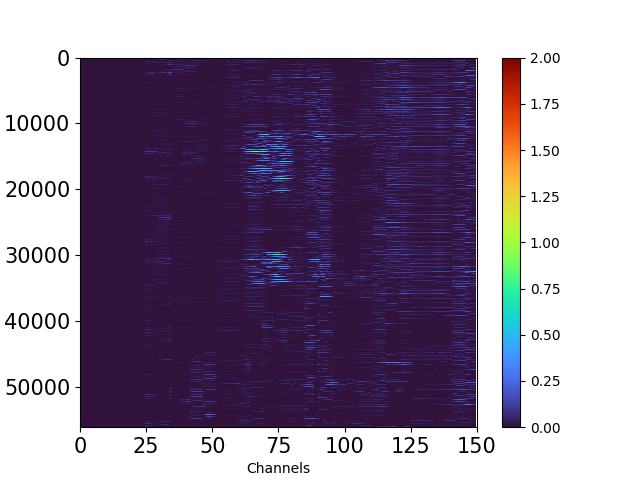
#> input picture test2/DAS/Data_denoise_waterfall0.png, 640 x 480 px
$ python -i DAS_clean_2.py   (imports and definitions only)
#> lines starting #> are read from the running program, lines starting #| are printed output that depends on the picture
import scipy.io as sio
import numpy as np
import pywt
import matplotlib.pyplot as plt

def draw(data,name,n, num):
    plt.figure(1)
    h = plt.imshow(data.T, aspect='auto', cmap='turbo', origin='lower')
    plt.colorbar(h)
    clim = [0, num]
    h.set_clim(clim)
    plt.xlabel('Channels')
    plt.ylabel('Times(s)')
    plt.ylim(0, data.shape[1])
    plt.xlim(0, data.shape[0])
    plt.gca().invert_yaxis()
    plt.gca().set_aspect('auto')
    plt.gca().tick_params(axis='both', which='major', labelsize=15)
    plt.savefig(name+str(n)+".png")
    plt.close()

def DAS_orgin(filename):
    data = sio.loadmat(filename)
    print(data.keys())
    data_or = data['data_original']
    draw(data_or, "Original_data_waterfall", 0, 10)
    return data_or

def denoise(data):
    for i in range(25):
        for j in range(data.shape[1]):
            data[i][j] = 0
    # 进行小波变换
    coeffs = pywt.wavedec(data, 'db4', level=15)
    # 设置软阈值
    threshold = np.median(np.abs(coeffs[-1])) / 0.6745
    coeffs = [pywt.threshold(coeff, threshold, mode='soft') for coeff in coeffs]
    coeffs = [pywt.threshold(coeff, threshold, mode='less') for coeff in coeffs]
    data = pywt.waverec(coeffs, 'db4')
    # 进行小波变换
    coeffs = pywt.wavedec(data, 'db2', level=15)
    # 设置软阈值
    threshold = np.sqrt(2 * np.log(len(coeffs)))
    coeffs = [pywt.threshold(coeff, threshold, mode='less') for coeff in coeffs]
    data = pywt.waverec(coeffs, 'db2')
    return data

# [6 lines not run here, left out]

>>> import cv2
>>> picture = cv2.imread('Data_denoise_waterfall0.png', cv2.IMREAD_GRAYSCALE)
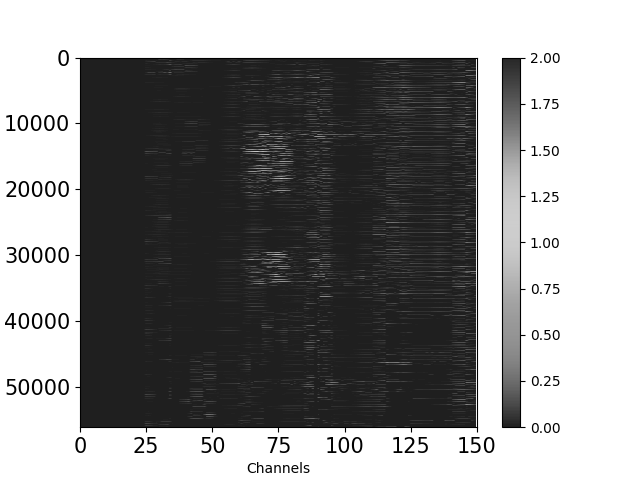
#> picture: shape (480, 640); min 0, max 255, mean 143.5
>>> result = denoise(picture)
#> after the loop in denoise, `for i in range(25):`:
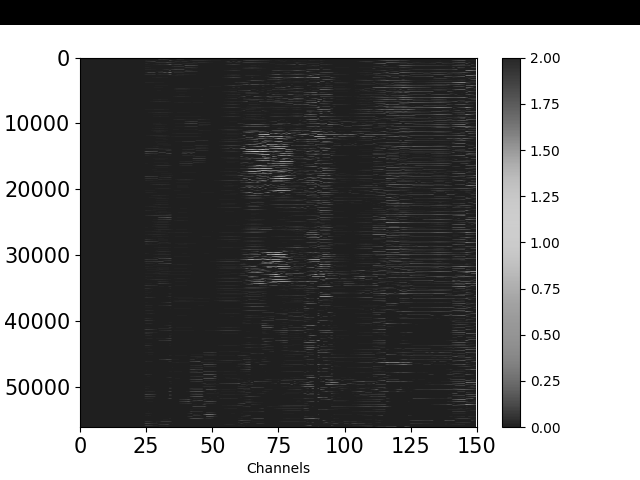
#> data: shape (480, 640); min 0, max 255, mean 130.2
#> in denoise, `coeffs = pywt.wavedec(data, 'db4', level=15)`: coeffs = 16 items
#> in denoise, `threshold = np.median(np.abs(coeffs[-1])) / 0.6745`: threshold = 1.38e-14
#> in denoise, `data = pywt.waverec(coeffs, 'db4')`:
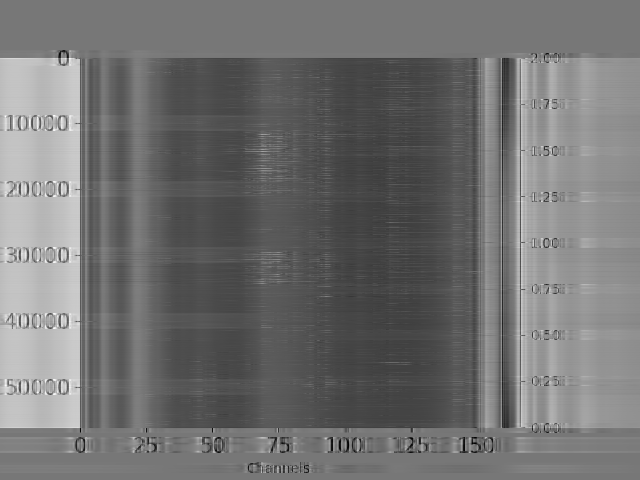
#> data: shape (480, 640) float64; min -235.9, max 266.5, mean -11.1; drawn with min black and max white
#> in denoise, `threshold = np.sqrt(2 * np.log(len(coeffs)))`: threshold = 2.35
#> in denoise, `data = pywt.waverec(coeffs, 'db2')`:
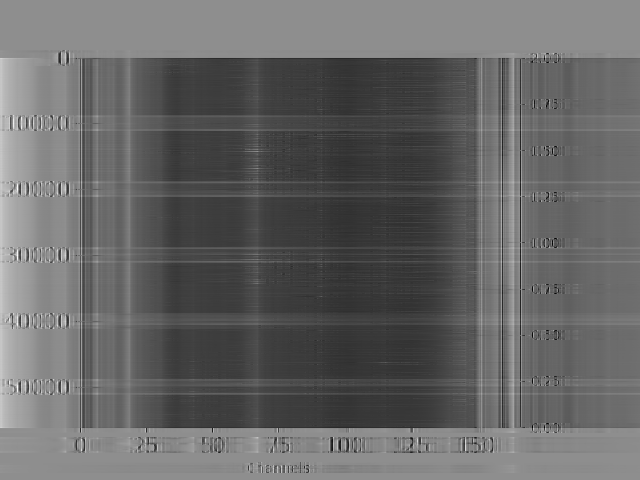
#> data: shape (480, 640) float64; min -254, max 201.5, mean -70.2; drawn with min black and max white

$ run again, on test2/DAS/Data_denoise_waterfall1.png
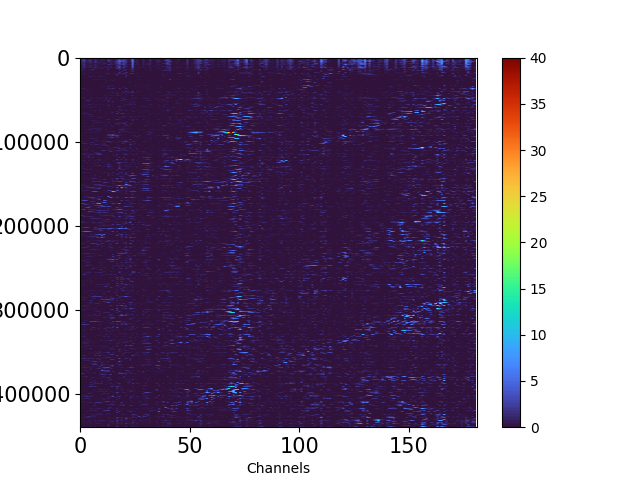
#> input picture test2/DAS/Data_denoise_waterfall1.png, 640 x 480 px
#> after the loop in denoise, `for i in range(25):`:
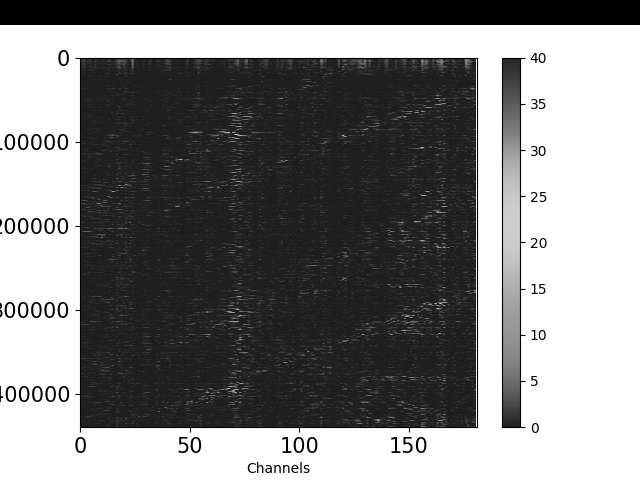
#> data: shape (480, 640); min 0, max 255, mean 131.2
#> coeffs = 16 items
#> in denoise, `threshold = np.median(np.abs(coeffs[-1])) / 0.6745`: threshold = 1.38e-14
#> in denoise, `threshold = np.sqrt(2 * np.log(len(coeffs)))`: threshold = 2.35
#> in denoise, `data = pywt.waverec(coeffs, 'db2')`:
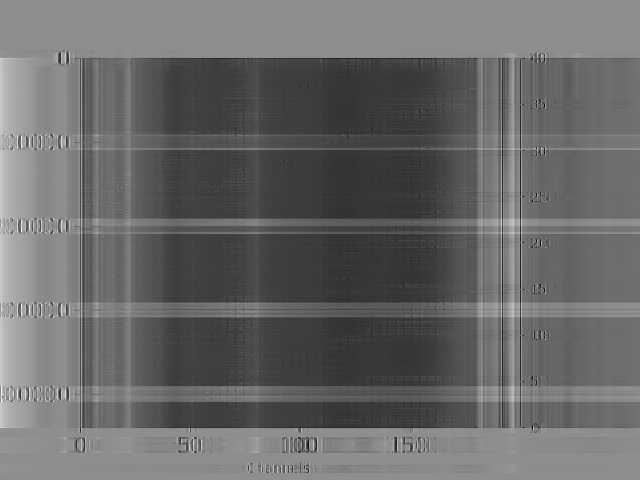
#> data: shape (480, 640) float64; min -255.5, max 200.3, mean -66.7; drawn with min black and max white
